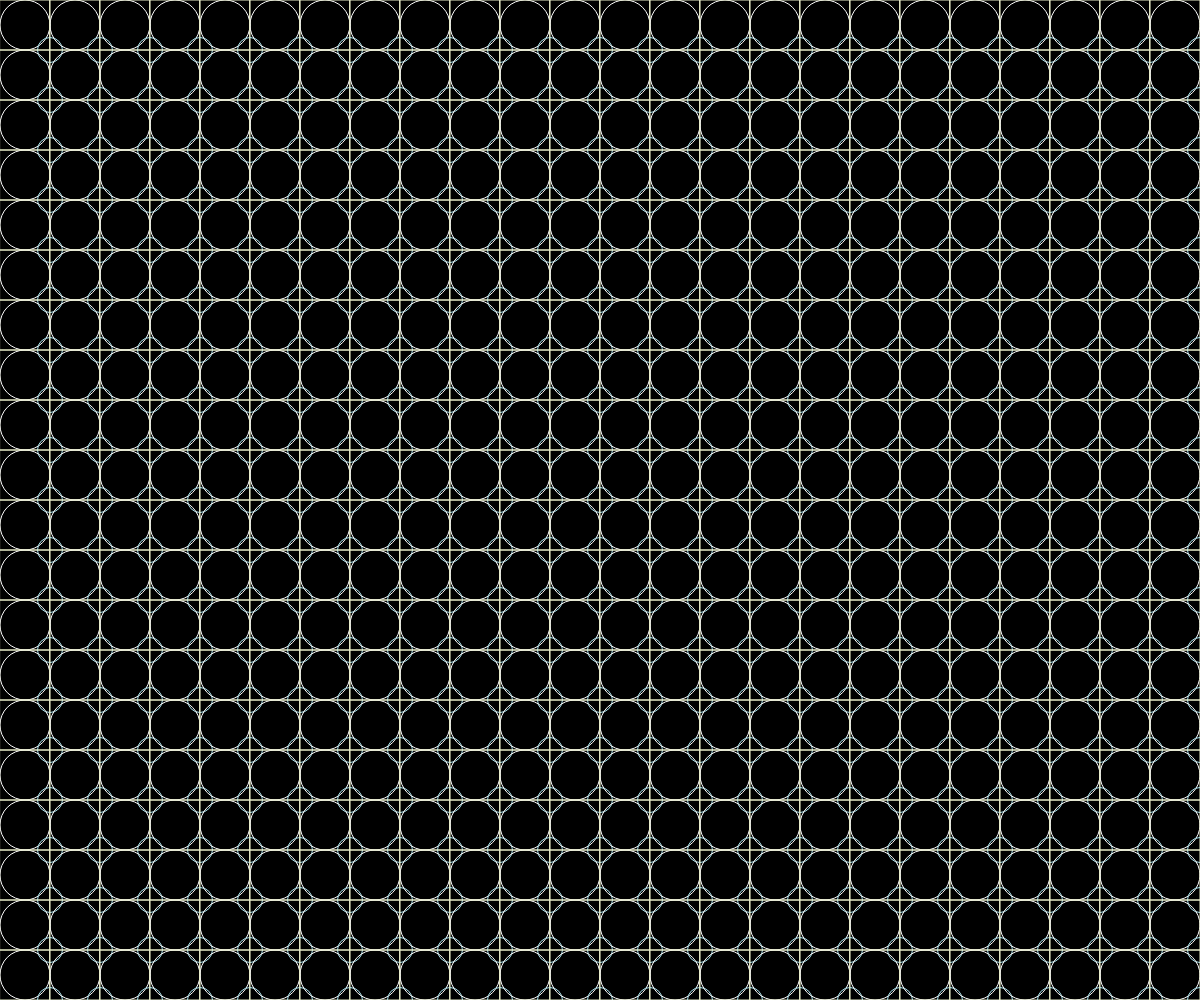
Frame 1 (no input)
Frame 60 (no input): identical to frame 1, image omitted
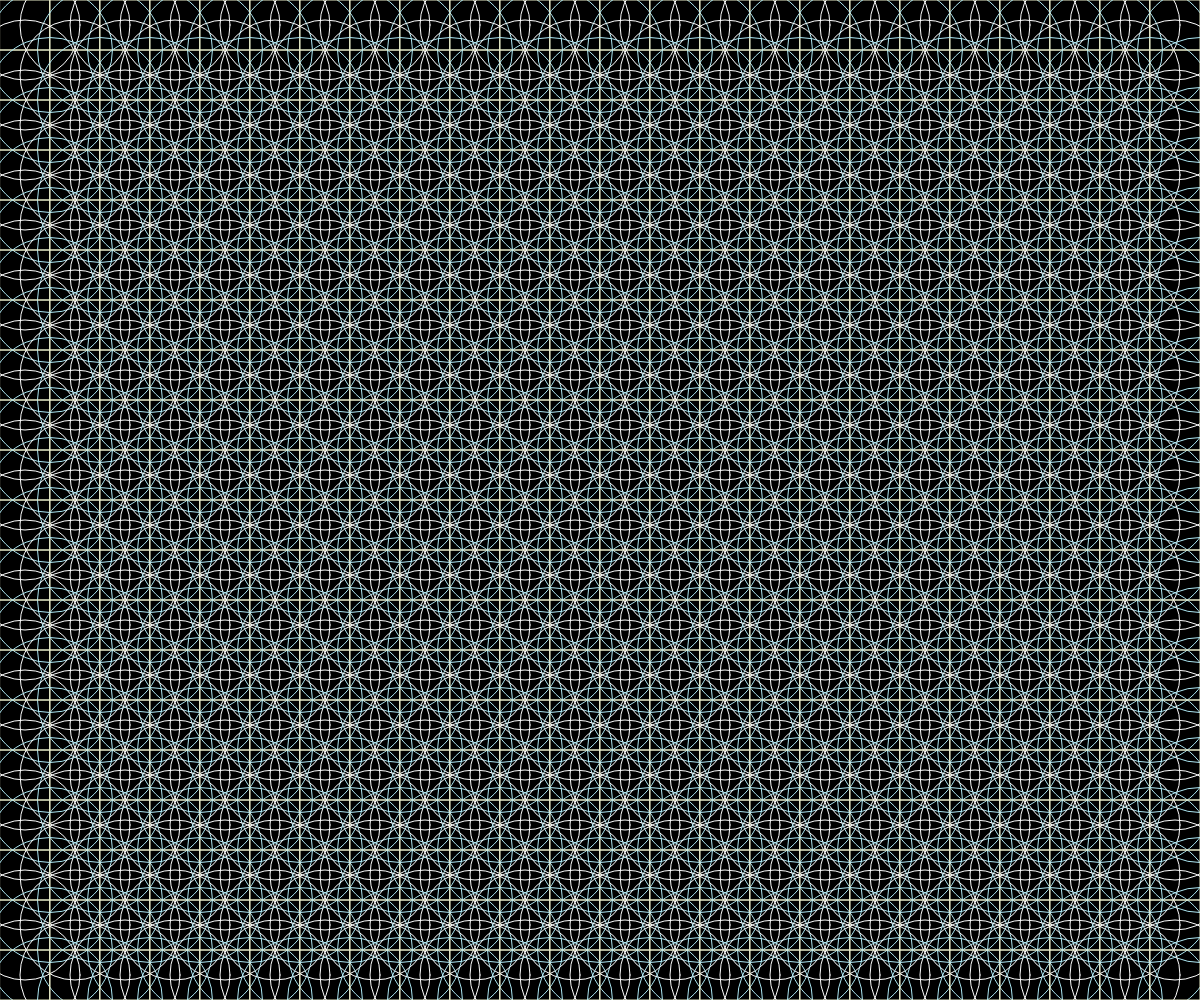
Frame 120 (the mouse pressed at the canvas centre since frame 60)

The p5.js sketch that drew these frames (run headless with seeded random() and noise() and a simulated clock; from frame 60 on, the mouse is pressed at the canvas centre):

// p5.js sketch
// ── sketch.js
function setup() {
  createCanvas(windowWidth, windowHeight);
}

function draw() {
  background(0);
  stroke(255)//框線顏色
  noFill();//不要充滿顏色
  rectMode(CENTER)
  
  // ellipse(25+(1*50),25,50)//在座標(25,25)畫一個直徑50的圓
  // rect(25+(1*50,)25,50)//方框座標
  // ellipse(50+(1*50),50,25)

  // ellipse(25+(2*50),25,50)//在座標(25,25)畫一個直徑50的圓
  // rect(25+(2*50,)25,50)//方框座標
  // ellipse(50+(2*50),50,25)

  // ellipse(25+(3*50),25,50)//在座標(25,25)畫一個直徑50的圓
  // rect(25+(3*50,)25,50)//方框座標
  // ellipse(50+(3*50),50,25)

  // ellipse(25+(4*50),25,50)//在座標(25,25)畫一個直徑50的圓
  // rect(25+(4*50,)25,50)//方框座標
  // ellipse(50+(4*50),50,25)

  // ellipse(25+(5*50),25,50)//在座標(25,25)畫一個直徑50的圓
  // rect(25+(5*50,)25,50)//方框座標
  // ellipse(50+(5*50),50,25)

  for(var j=0;j<(height/50);j++){
  for(var i=0;i<(width/50);i=i+1)//i++ ==>i=i+1
  {
    ellipse(25+(i*50),25+(j*50),50+mouseX/10) //在座標(25,25)畫一個直徑50的圓
    stroke("#e9edc9")
    rect(25+(i*50),25+(j*50),50) //方框座標
    stroke("#ade8f4")
    ellipse(50+(i*50),50+(j*50),25+mouseY/5)
    stroke(255)
  }

}
}
